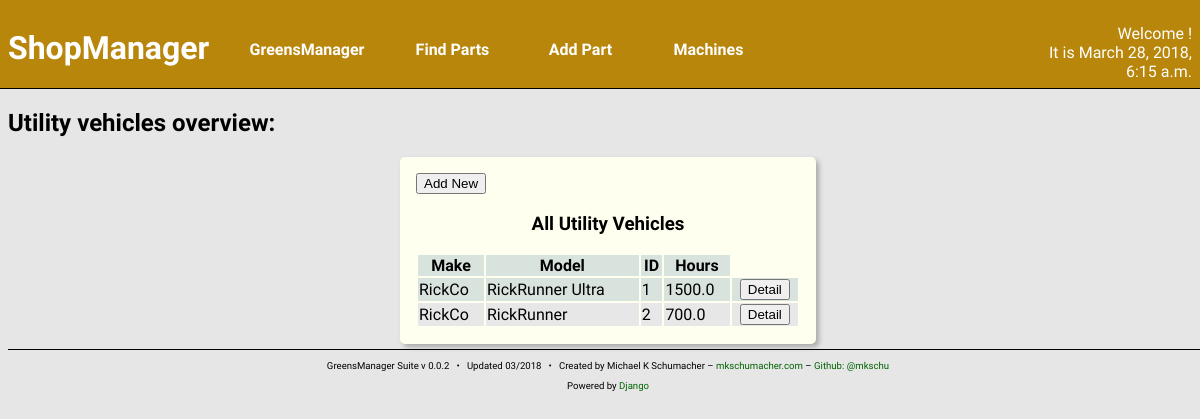
The page /shop/util/ on the database its author committed.
### machines/models.py (models this page shows, shortened)
class Machine(models.Model):
    make = models.CharField(max_length=128)
    model = models.TextField(max_length=256)
    year = models.IntegerField()
    ident_number = models.CharField(max_length=16,
                                    blank = True,
                                    null = True)
    date_purchased = models.DateField()
    hours = models.FloatField()
    in_commission = models.BooleanField(default = True)
    fuel_type = models.ManyToManyField('parts.Fuel',
                                       blank = True,
                                       related_name = '+')
    oil_type = models.ManyToManyField('parts.Oil',
                                      blank = True,
                                      related_name = '+')
    oil_capacity = models.FloatField(blank = True, null = True)
    hyd_oil_type = models.ManyToManyField('parts.Oil',
                                          blank = True,
                                          related_name = '+')
    hyd_oil_capacity = models.FloatField(blank = True, null = True)
    oil_filter = models.ManyToManyField('parts.Filter',
                                        blank = True,
                                        related_name = '+')
    hyd_oil_filter = models.ManyToManyField('parts.Filter',
                                            blank = True,
                                            related_name = '+')
    fuel_filter = models.ManyToManyField('parts.Filter',
                                         blank = True,
                                         related_name = '+')
    created_at = models.DateTimeField(auto_now_add=True)
    updated_at = models.DateTimeField(auto_now=True)

class UtilVehicle(Machine):
    bed_size = models.FloatField(blank = True, null = True)

class Machine(models.Model):
    make = models.CharField(max_length=128)
    model = models.TextField(max_length=256)
    year = models.IntegerField()
    ident_number = models.CharField(max_length=16,
                                    blank = True,
                                    null = True)
    date_purchased = models.DateField()
    hours = models.FloatField()
    in_commission = models.BooleanField(default = True)
    fuel_type = models.ManyToManyField('parts.Fuel',
                                       blank = True,
                                       related_name = '+')
    oil_type = models.ManyToManyField('parts.Oil',
                                      blank = True,
                                      related_name = '+')
    oil_capacity = models.FloatField(blank = True, null = True)
    hyd_oil_type = models.ManyToManyField('parts.Oil',
                                          blank = True,
                                          related_name = '+')
    hyd_oil_capacity = models.FloatField(blank = True, null = True)
    oil_filter = models.ManyToManyField('parts.Filter',
                                        blank = True,
                                        related_name = '+')
    hyd_oil_filter = models.ManyToManyField('parts.Filter',
                                            blank = True,
                                            related_name = '+')
    fuel_filter = models.ManyToManyField('parts.Filter',
                                         blank = True,
                                         related_name = '+')
    created_at = models.DateTimeField(auto_now_add=True)
    updated_at = models.DateTimeField(auto_now=True)

### machines/views.py (the view)
def utilIndex(request):
    utils = UtilVehicle.objects.all()
    context = {
        'curr_time': curr_time(),
        'utils': utils,
    }
    return render(request, 'machines/util_index.html', context)

### machines/views.py (called while the page is built)
def curr_time():
    return now()

### machines/templates/machines/util_index.html
{% include "machines/shophead.html" %}
<h2>Utility vehicles overview:</h2>
<section class="content-block content-block-full">
    <a href="{% url 'shop:util_new' %}">
        <button>Add New</button>
    </a>
    <h3>All Utility Vehicles</h3>
    <table>
        <thead>
            <th>Make</th>
            <th>Model</th>
            <th>ID</th>
            <th>Hours</th>
        </thead>
        {% for u in utils %}
        <tr>
            <td>{{ u.make }}</td>
            <td>{{ u.model }}</td>
            <td>{{ u.ident_number }}</td>
            <td>{{ u.hours }}</td>
            <td class="center-align">
                <a href="{% url 'shop:util_detail' pk=u.pk %}">
                    <button>Detail</button>
                </a>
            </td>
        </tr>
        {% endfor %}
    </table>
</section>
{% include "foot.html" %}

### greensManager/static/styles/main.css (style rules this page uses)
body { background: #e6e6e6; font-family: 'Quattrocento Sans', sans-serif; width: 100vw; overflow: auto; }
a { text-decoration: none; color: darkgreen; }
.content-block { width: 32%; float: left; border-radius: 5px; margin: 5px; padding: 2px; background: ivory; box-shadow: 3px 3px 5px darkgray; height: 37vh; overflow: hidden; }
.content-block h3 { text-align: center; }
.content-block table { width: 100%; }
.content-block tr:nth-child(odd) { background: #d9e3de; }
.content-block tr:nth-child(even) { background: #e7e7e7; }
.content-block-full { margin-left: auto; margin-right: auto; float: none; height: auto; overflow: auto; padding: 1em; }
.content-block-full table { margin: auto; }
.center-align { text-align: center; }

### rows shown on the page
UtilVehicle: make "RickCo", model "RickRunner Ultra", ident_number "1", hours "1500.0"
UtilVehicle: make "RickCo", model "RickRunner", ident_number "2", hours "700.0"

### other values the page prints
{{ curr_time }} "March 28, 2018, 6:15 a.m."
